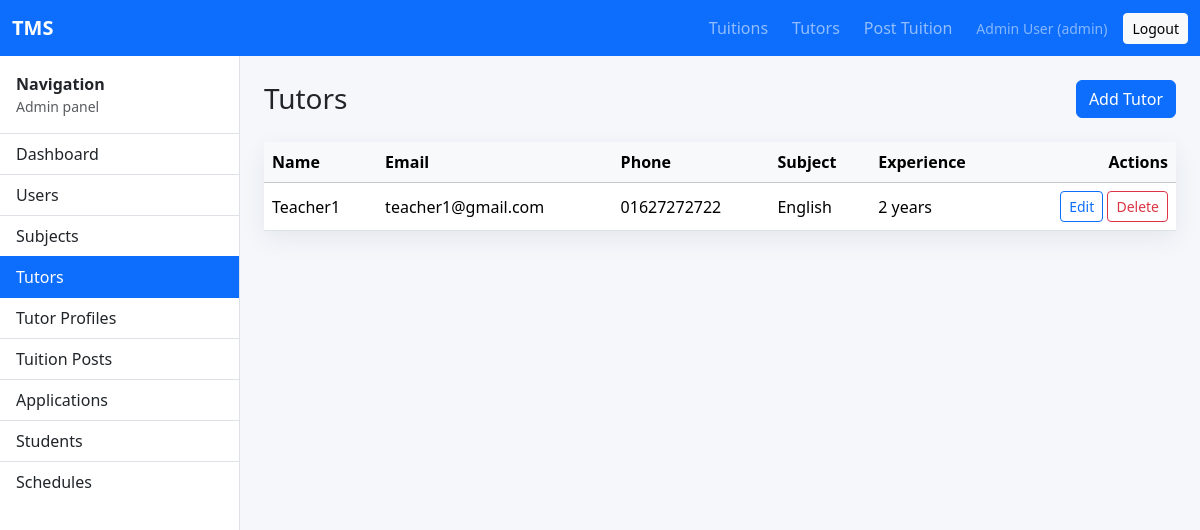
The page /admin/tutors.php (signed in) on the database its author committed.
### tables this page shows
CREATE TABLE `tutors` (
  `id` int(11) NOT NULL,
  `user_id` int(11) NOT NULL,
  `subject_id` int(11) NOT NULL,
  `experience` int(11) NOT NULL DEFAULT 0
);

CREATE TABLE `users` (
  `id` int(11) NOT NULL,
  `name` varchar(100) NOT NULL,
  `email` varchar(150) NOT NULL,
  `password` varchar(255) NOT NULL,
  `role` enum('admin','tutor','student') NOT NULL,
  `phone` varchar(30) DEFAULT NULL,
  `created_at` timestamp NOT NULL DEFAULT current_timestamp()
);

CREATE TABLE `subjects` (
  `id` int(11) NOT NULL,
  `subject_name` varchar(100) NOT NULL,
  `description` text DEFAULT NULL
);

### config/db.php (called while the page is built, shortened)
<?php
function db_fetch_all(PDO $pdo, string $sql, array $params = []): array
{
    $stmt = $pdo->prepare($sql);
    $stmt->execute($params);
    return $stmt->fetchAll();
}

### includes/auth.php (called while the page is built, shortened)
<?php
function e(?string $value): string
{
    return htmlspecialchars((string) $value, ENT_QUOTES, 'UTF-8');
}

### admin/tutors.php (the view, shortened to what this page needs)
<?php
require_once __DIR__ . '/../config/db.php';
require_once __DIR__ . '/../includes/auth.php';
$tutors = db_fetch_all($pdo, '
    SELECT t.id, t.experience, t.subject_id, u.name, u.email, u.phone, s.subject_name
    FROM tutors t
    JOIN users u ON t.user_id = u.id
    JOIN subjects s ON t.subject_id = s.id
    ORDER BY u.name
');
require_once __DIR__ . '/../includes/header.php';
?>
<div class="app-shell">
    <?php require_once __DIR__ . '/../includes/sidebar.php'; ?>
    <main class="content">
        <div class="d-flex justify-content-between align-items-center mb-4">
            <h1 class="h3 mb-0">Tutors</h1>
            <button class="btn btn-primary" data-bs-toggle="modal" data-bs-target="#addTutor">Add Tutor</button>
        </div>
        <div class="card table-card">
            <div class="table-responsive">
                <table class="table table-hover align-middle mb-0">
                    <thead class="table-light"><tr><th>Name</th><th>Email</th><th>Phone</th><th>Subject</th><th>Experience</th><th class="text-end">Actions</th></tr></thead>
                    <tbody>
                    <?php foreach ($tutors as $tutor): ?>
                        <tr>
                            <td><?= e($tutor['name']) ?></td>
                            <td><?= e($tutor['email']) ?></td>
                            <td><?= e($tutor['phone']) ?></td>
                            <td><?= e($tutor['subject_name']) ?></td>
                            <td><?= (int) $tutor['experience'] ?> years</td>
                            <td class="text-end">
                                <button class="btn btn-sm btn-outline-primary" data-bs-toggle="modal" data-bs-target="#editTutor<?= (int) $tutor['id'] ?>">Edit</button>
                                <form method="post" class="d-inline" onsubmit="return confirm('Delete this tutor and related schedules?');">
                                    <button class="btn btn-sm btn-outline-danger">Delete</button>
                                </form>
                            </td>
                        </tr>
                    <?php endforeach; ?>
                    </tbody>
                </table>
            </div>
        </div>
    </main>
</div>
<?php require_once __DIR__ . '/../includes/footer.php'; ?>

### assets/css/style.css (style rules this page uses)
body { background: #f5f7fb; }
.app-shell { display: grid; grid-template-columns: 240px 1fr; min-height: calc(100vh - 56px); }
.content { padding: 24px; }
.table-card { border: 0; border-radius: 8px; box-shadow: 0 8px 24px rgba(35, 46, 72, 0.08); }

### rows shown on the page
tutors: user.name "Teacher1", user.email "teacher1@gmail.com", user.phone "01627272722", subject.subject_name "English", experience "2"

### other values the page prints
current_user()['name'] "Admin User"
current_user()['role'] "admin"
$role "Admin"
$item['label'] "Dashboard"
$item['label'] "Users"
$item['label'] "Subjects"
$item['label'] "Tutors"
$item['label'] "Tutor Profiles"
$item['label'] "Tuition Posts"
$item['label'] "Applications"
$item['label'] "Students"
$item['label'] "Schedules"
